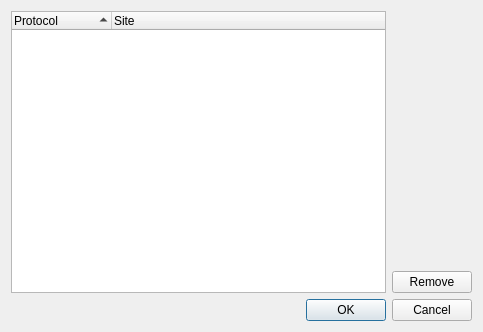
<?xml version="1.0" encoding="UTF-8"?>
<ui version="4.0">
 <class>ProtocolHandlerDialog</class>
 <widget class="QDialog" name="ProtocolHandlerDialog">
  <property name="geometry">
   <rect>
    <x>0</x>
    <y>0</y>
    <width>483</width>
    <height>332</height>
   </rect>
  </property>
  <property name="windowTitle">
   <string>Manage protocol handlers</string>
  </property>
  <layout class="QGridLayout" name="gridLayout">
   <item row="1" column="0" colspan="2">
    <widget class="QDialogButtonBox" name="buttonBox">
     <property name="orientation">
      <enum>Qt::Horizontal</enum>
     </property>
     <property name="standardButtons">
      <set>QDialogButtonBox::Cancel|QDialogButtonBox::Ok</set>
     </property>
    </widget>
   </item>
   <item row="0" column="0">
    <widget class="QTreeWidget" name="treeWidget">
     <property name="indentation">
      <number>0</number>
     </property>
     <property name="sortingEnabled">
      <bool>true</bool>
     </property>
     <property name="allColumnsShowFocus">
      <bool>true</bool>
     </property>
     <column>
      <property name="text">
       <string>Protocol</string>
      </property>
     </column>
     <column>
      <property name="text">
       <string>Site</string>
      </property>
     </column>
    </widget>
   </item>
   <item row="0" column="1">
    <layout class="QVBoxLayout" name="verticalLayout_2">
     <item>
      <spacer name="verticalSpacer">
       <property name="orientation">
        <enum>Qt::Vertical</enum>
       </property>
       <property name="sizeHint" stdset="0">
        <size>
         <width>20</width>
         <height>40</height>
        </size>
       </property>
      </spacer>
     </item>
     <item>
      <widget class="QPushButton" name="remove">
       <property name="text">
        <string>Remove</string>
       </property>
      </widget>
     </item>
    </layout>
   </item>
  </layout>
 </widget>
 <resources/>
 <connections/>
</ui>
